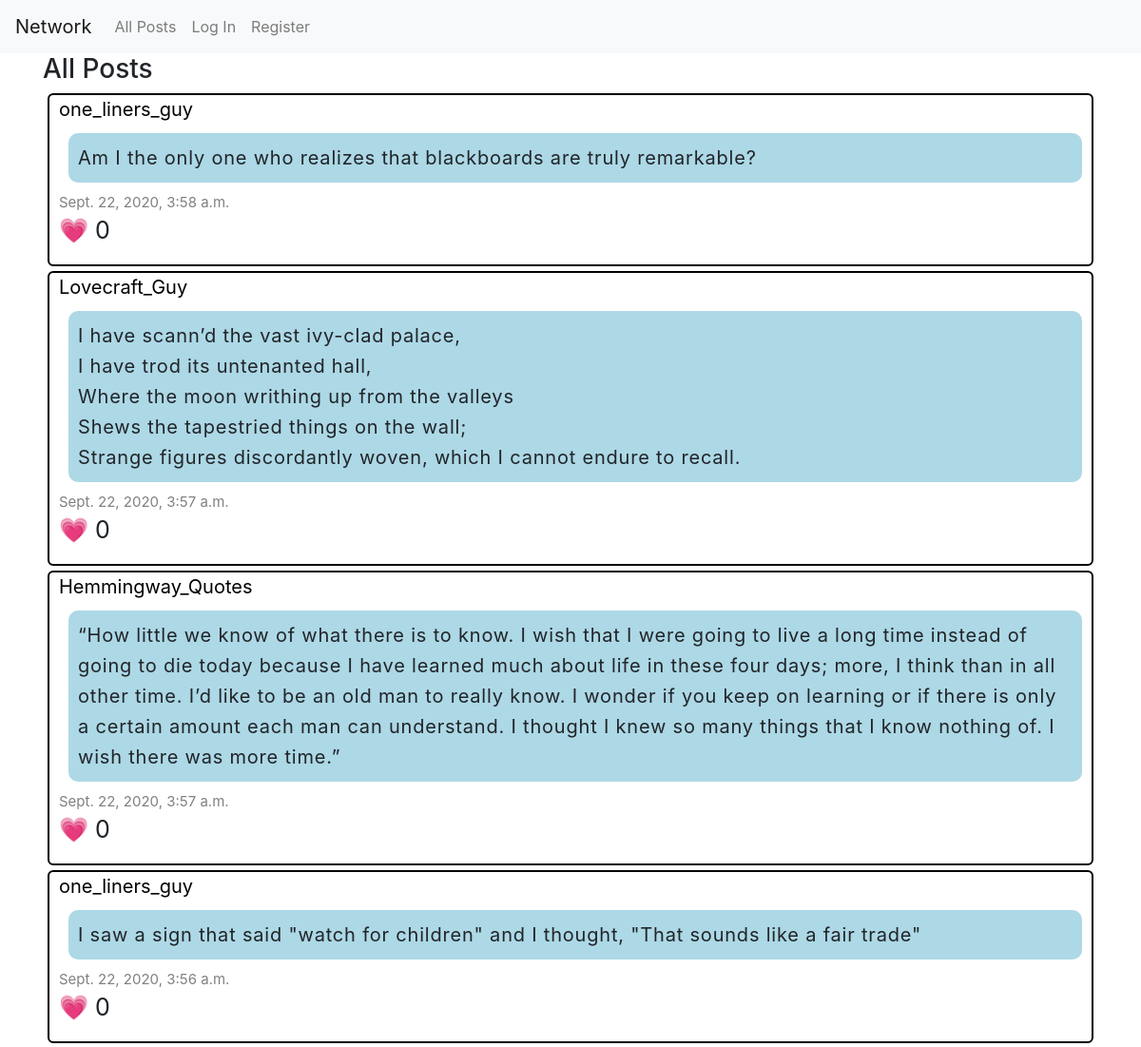
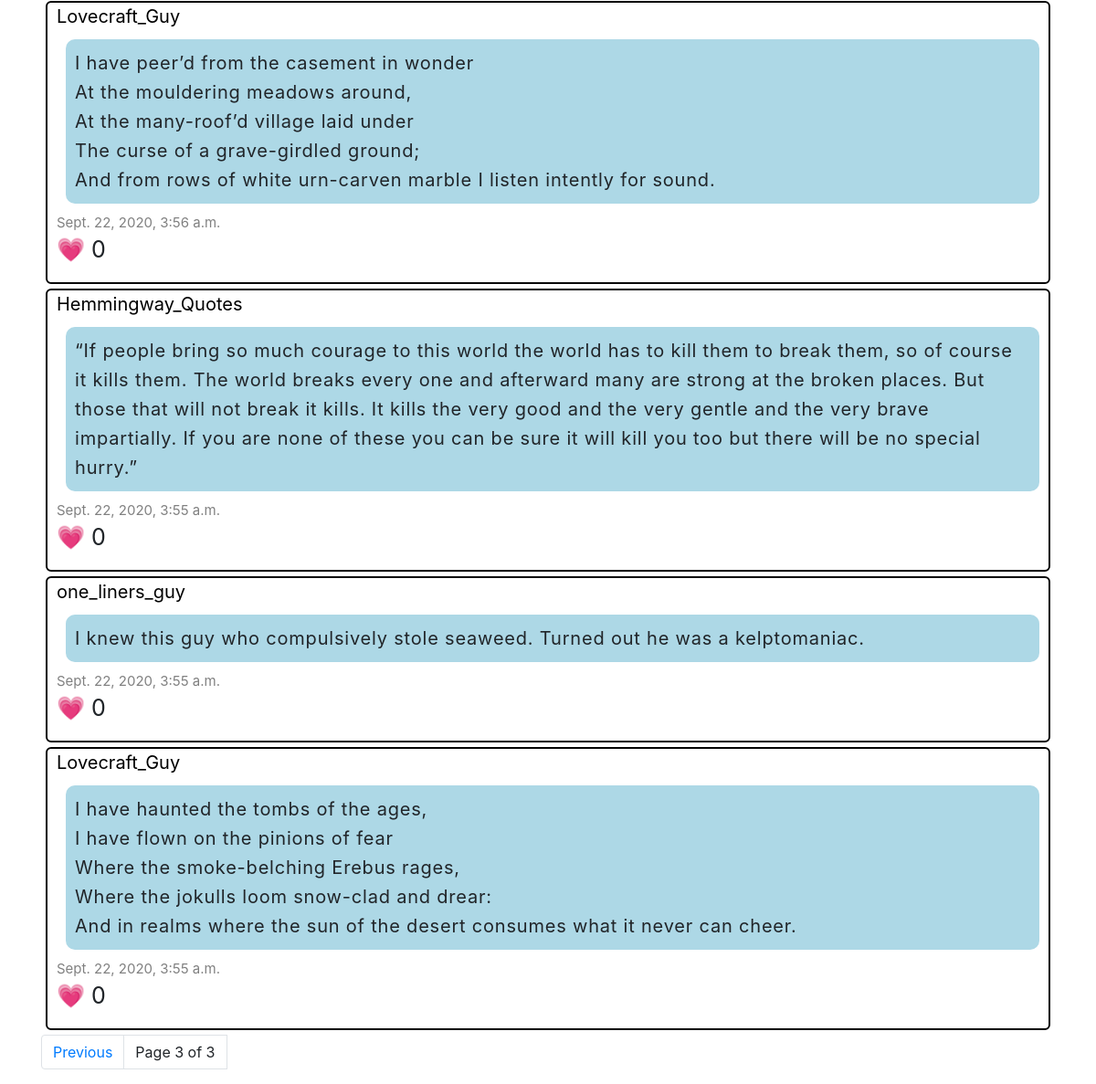
/?page=3, run on the app's committed database (2 pictures, top to bottom).
### network/models.py (models this page shows)
class Post(models.Model):
    user = models.ForeignKey("User", on_delete=models.CASCADE, related_name="posts")
    body = models.TextField(blank=True)
    timestamp = models.DateTimeField(auto_now_add=True)
    likes = models.IntegerField(default=0)

class User(AbstractUser):
    pass

### network/views.py (the view)
# urls.py: path("", views.index, name="index"),
def index(request):
    paginated = Paginator(Post.objects.all().order_by('-timestamp'), 10)
    page = request.GET.get('page')
    try:
        posts = paginated.page(page)
    except PageNotAnInteger:
        print("pagination exeption 1")
        posts = paginated.page(1)
    except EmptyPage:
        print("pagination exemption 2")
        posts = paginated.page(paginated.num_pages)
    return render(request, "network/index.html", {
            "posts": posts,
            "page": page,
            "NewPostForm": NewPostForm()
            })

### network/templates/network/index.html (shortened to what this page needs)
{% extends "network/layout.html" %}
{% load static %}
{% block body %}
<div class="container">
    <div id="all-posts">
      <h3>All Posts</h3>
      {% for post in posts%}
      <div class="post">
        <a class="post_user" href="users/{{ post.user }}">{{ post.user }}</a>
        <p class="post_body" id="post_body_{{ post.id }}">{{ post.body }}</p>
        <p class="post_timestamp">{{ post.timestamp}}</p>
        <p class="post_likes">&#128151; {{ post.likes }} </p>
      </div>
      {% endfor %}
      {%	include	"network/pagination.html"	with	page=posts	%}
    </div>
</div>
{% endblock %}

### network/static/network/styles.css (style rules this page uses)
.post { border:2px solid black;margin:5px;padding-left:10px;padding-bottom:0;border-radius:6px }
.post .post_user { font-size:20px;margin-top:15px;color:black }
.post .post_body { letter-spacing:0.8px;line-height:1.6;font-size:20px;background-color:lightblue;border-radius:10px;padding:10px;padding-right:20px;margin:10px;white-space:pre-line;white-space:pre-wrap }
.post .post_timestamp { font-size:15px;color:grey;margin:0;padding:0 }
.post .post_likes { font-size:25px }

### data on the page
Post: user "one_liners_guy", body "Am I the only one who realizes that blackboards are truly remarkable?", timestamp "Sept. 22, 2020, 3:58 a.m.", likes "0"
Post: user "Lovecraft_Guy", body "I have scann’d the vast ivy-clad palace, I have trod its untenanted hall, Where the moon writhing up from the valleys Shews the tapestried things on the wall; Strange figures discordantly woven, which I cannot endure to recall.", timestamp "Sept. 22, 2020, 3:57 a.m.", likes "0"
Post: user "Hemmingway_Quotes", body "“How little we know of what there is to know. I wish that I were going to live a long time instead of going to die today because I have learned much about life in these four days; more, I think than in all other time. I’d like to be an old man to really know. I wonder if you keep on learning or if there is only a certain amount each man can understand. I thought I knew so many things that I know nothing of. I wish there was more time.”", timestamp "Sept. 22, 2020, 3:57 a.m.", likes "0"
Post: user "one_liners_guy", body "I saw a sign that said \"watch for children\" and I thought, \"That sounds like a fair trade\"", timestamp "Sept. 22, 2020, 3:56 a.m.", likes "0"
Post: user "Lovecraft_Guy", body "I have peer’d from the casement in wonder At the mouldering meadows around, At the many-roof’d village laid under The curse of a grave-girdled ground; And from rows of white urn-carven marble I listen intently for sound.", timestamp "Sept. 22, 2020, 3:56 a.m.", likes "0"
Post: user "Hemmingway_Quotes", body "“If people bring so much courage to this world the world has to kill them to break them, so of course it kills them. The world breaks every one and afterward many are strong at the broken places. But those that will not break it kills. It kills the very good and the very gentle and the very brave impartially. If you are none of these you can be sure it will kill you too but there will be no special hurry.”", timestamp "Sept. 22, 2020, 3:55 a.m.", likes "0"
Post: user "one_liners_guy", body "I knew this guy who compulsively stole seaweed. Turned out he was a kelptomaniac.", timestamp "Sept. 22, 2020, 3:55 a.m.", likes "0"
Post: user "Lovecraft_Guy", body "I have haunted the tombs of the ages, I have flown on the pinions of fear Where the smoke-belching Erebus rages, Where the jokulls loom snow-clad and drear: And in realms where the sun of the desert consumes what it never can cheer.", timestamp "Sept. 22, 2020, 3:55 a.m.", likes "0"

### other printed values
{{ page.number }} "3"
{{ page.paginator.num_pages }} "3"
